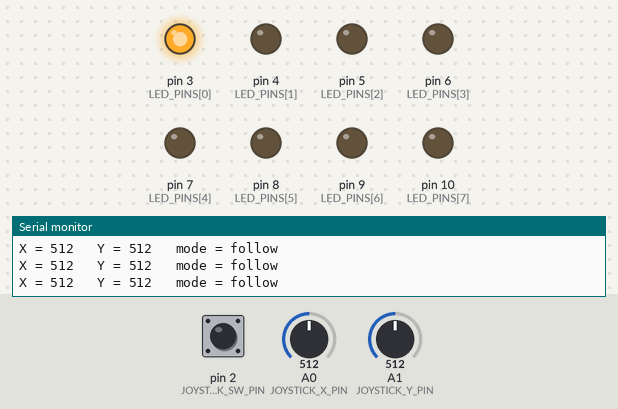
Bench run of a sketch on a simulated Arduino Uno, built with avr-gcc and run on an emulated ATmega328P. Shown: output pins drawn as LEDs (lit = HIGH), the last lines printed to the serial monitor. Dashed ring = blinking. The inputs (shaded band) are chosen by the test bench; at power-on: pin 2 (JOYSTICK_SW_PIN) HIGH, A0 (JOYSTICK_X_PIN) = 512, A1 (JOYSTICK_Y_PIN) = 512.

Above: at 1.2 s.
1.3 s: pin 2 (JOYSTICK_SW_PIN) pulled LOW for 0.15 s
At 1.51 s:
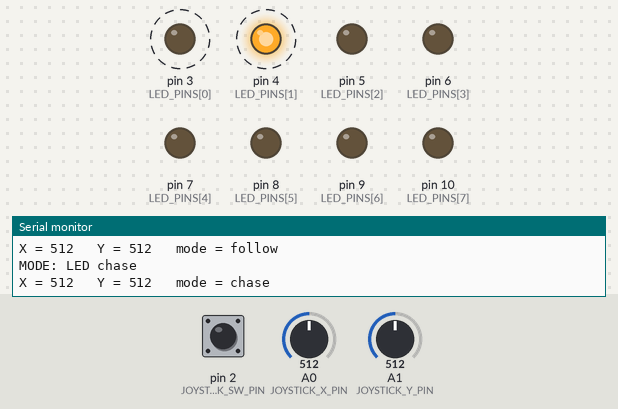
4.3 s: pin 2 (JOYSTICK_SW_PIN) pulled LOW for 1 s
At 4.3 s:
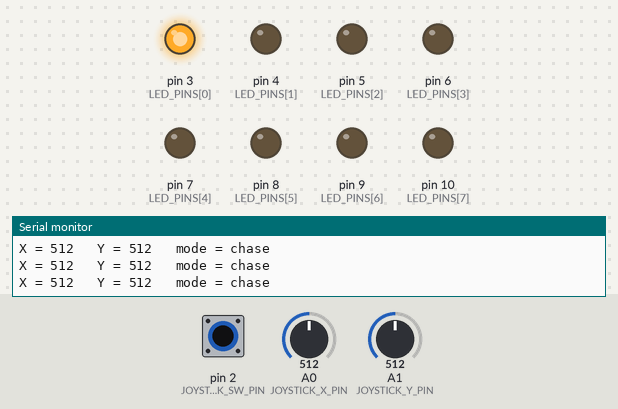
6.8 s: pin 2 (JOYSTICK_SW_PIN) pulled LOW for 3.2 s
At 7.12 s:
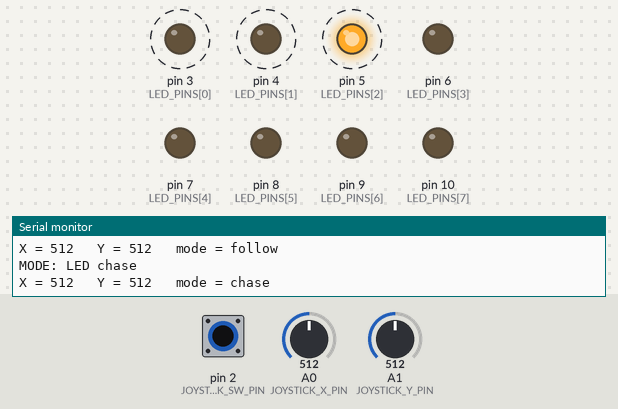
Timing chart, 0 to 17.5 s (numbered marks = the images above; inputs shaded):
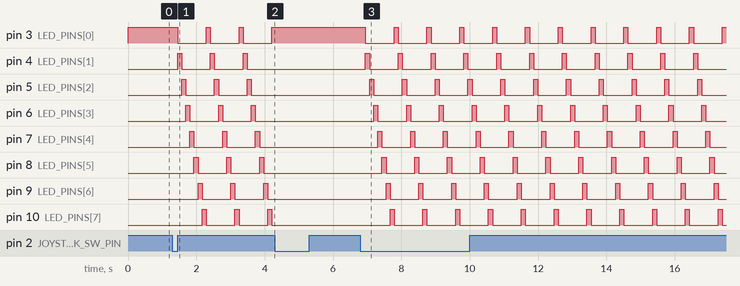

Measured:
- after the input at 1.3 s, pin 3 (LED_PINS[0]), pin 4 (LED_PINS[1]): alternates HIGH for 0.12 s and LOW for 0.84 s, starting after 0.15 s
- after the input at 4.3 s, pin 3 (LED_PINS[0]): stops changing and stays HIGH; pin 4 (LED_PINS[1]), pin 5 (LED_PINS[2]), pin 6 (LED_PINS[3]), pin 7 (LED_PINS[4]), pin 8 (LED_PINS[5]), pin 9 (LED_PINS[6]), pin 10 (LED_PINS[7]): stops changing and stays LOW
- after the input at 6.8 s, pin 3 (LED_PINS[0]), pin 4 (LED_PINS[1]): alternates HIGH for 0.12 s and LOW for 0.84 s, starting after 0.15 s

The sketch:

Joystick-LED-Controller.ino
```cpp
// 048 - Joystick LED Controller
// Move the joystick left/right and one of eight LEDs lights up. Press the
// joystick button to switch into a running-chase mode.
// Board: Arduino Uno
//
// Wiring:
//   Joystick module  -> 5V, GND
//        VRx (X)  -> A0
//        VRy (Y)  -> A1
//        SW (push)-> pin 2 to GND (internal pull-up is used)
//   LED 1..8 -> pins 3,4,5,6,7,8,9,10, each through a 220 ohm resistor to GND

// ---------------------------------------------------------------------------
// Pin constants
// ---------------------------------------------------------------------------
const uint8_t JOYSTICK_X_PIN = A0;     // horizontal position, 0..1023
const uint8_t JOYSTICK_Y_PIN = A1;     // vertical position, 0..1023
const uint8_t JOYSTICK_SW_PIN = 2;     // joystick push button

const uint8_t LED_COUNT = 8;           // number of LEDs in the row
const uint8_t LED_PINS[LED_COUNT] = {3, 4, 5, 6, 7, 8, 9, 10};

// ---------------------------------------------------------------------------
// Timing constants
// ---------------------------------------------------------------------------
const unsigned long DEBOUNCE_MS = 30;      // button debounce time
const unsigned long SERIAL_MS = 300;       // print X/Y only 3 times a second
const unsigned long CHASE_MS = 120;        // speed of the chase animation
const int DEAD_ZONE = 40;                  // ignore tiny joystick wobble (±40)

// ---------------------------------------------------------------------------
// Global state
// ---------------------------------------------------------------------------
bool chaseMode = false;            // false = joystick follows, true = chasing
uint8_t chaseIndex = 0;            // which LED is lit during the chase
unsigned long lastChaseMs = 0;
unsigned long lastSerialMs = 0;

int buttonState = HIGH;            // debounced state, LOW = pressed
int lastReading = HIGH;
unsigned long lastDebounceMs = 0;

// ---------------------------------------------------------------------------
// Turn off all LEDs except the one at 'activeIndex'.
// Use activeIndex = LED_COUNT to switch every LED off.
// ---------------------------------------------------------------------------
void lightOnly(uint8_t activeIndex) {
  for (uint8_t i = 0; i < LED_COUNT; i++) {
    digitalWrite(LED_PINS[i], (i == activeIndex) ? HIGH : LOW);
  }
}

// ---------------------------------------------------------------------------
// Debounced button check, returns true once per press
// ---------------------------------------------------------------------------
bool buttonPressed() {
  bool newlyPressed = false;
  int reading = digitalRead(JOYSTICK_SW_PIN);

  if (reading != lastReading) lastDebounceMs = millis();
  lastReading = reading;

  if ((millis() - lastDebounceMs) >= DEBOUNCE_MS) {
    if (reading != buttonState) {
      buttonState = reading;
      if (buttonState == LOW) newlyPressed = true;
    }
  }
  return newlyPressed;
}

void setup() {
  Serial.begin(9600);
  Serial.println(F("048 - Joystick LED Controller starting..."));

  for (uint8_t i = 0; i < LED_COUNT; i++) {
    pinMode(LED_PINS[i], OUTPUT);
  }
  digitalWrite(LED_PINS[0], HIGH);   // start with the first LED lit

  pinMode(JOYSTICK_SW_PIN, INPUT_PULLUP);
  buttonState = digitalRead(JOYSTICK_SW_PIN);
  lastReading = buttonState;

  Serial.println(F("Move the joystick to pick an LED, press it for chase mode."));
}

void loop() {
  // --- Read the analog joystick axes -------------------------------------
  int xValue = analogRead(JOYSTICK_X_PIN);   // 0 = full left, 1023 = full right
  int yValue = analogRead(JOYSTICK_Y_PIN);   // 0 = full up,   1023 = full down

  // --- Button toggles between the two modes ------------------------------
  if (buttonPressed()) {
    chaseMode = !chaseMode;
    lastChaseMs = millis();
    chaseIndex = 0;
    Serial.println(chaseMode ? F("MODE: LED chase") : F("MODE: joystick follow"));
  }

  if (chaseMode) {
    // --- Chase mode: light the next LED every CHASE_MS milliseconds -----
    if (millis() - lastChaseMs >= CHASE_MS) {
      lastChaseMs += CHASE_MS;
      chaseIndex = (chaseIndex + 1) % LED_COUNT;
      lightOnly(chaseIndex);
    }
  } else {
    // --- Follow mode: X position chooses the LED ------------------------
    // Dead zone in the middle so the LEDs do not flicker when hands are off
    int litLed = -1;
    if (abs(xValue - 512) > DEAD_ZONE) {
      // map the analog range 0..1023 onto LED 0..7
      litLed = map(xValue, 0, 1023, 0, LED_COUNT - 1);
      litLed = constrain(litLed, 0, LED_COUNT - 1);
    }
    if (litLed >= 0) {
      lightOnly((uint8_t)litLed);
    }
  }

  // --- Periodic Serial report -------------------------------------------
  if (millis() - lastSerialMs >= SERIAL_MS) {
    lastSerialMs = millis();
    Serial.print(F("X = "));
    Serial.print(xValue);
    Serial.print(F("   Y = "));
    Serial.print(yValue);
    Serial.print(F("   mode = "));
    Serial.println(chaseMode ? F("chase") : F("follow"));
  }
}
```
